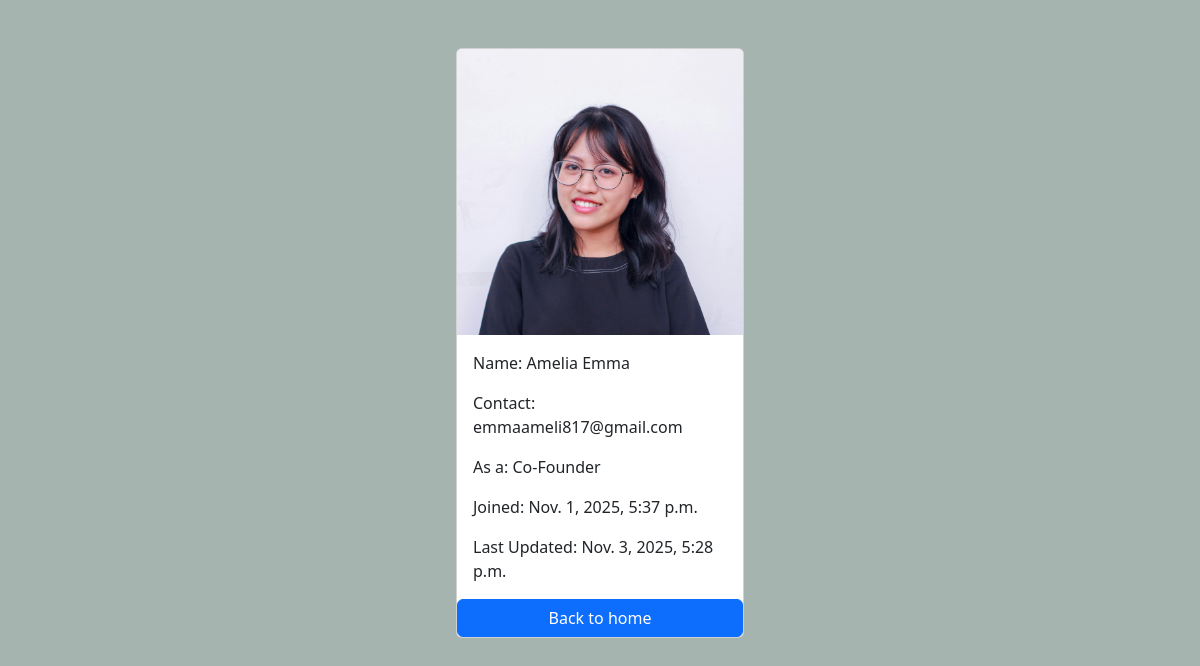
Page /employees/3/ on the committed database.
### employees/models.py (models this page shows, shortened)
class Employee(models.Model):
  first_name = models.CharField(max_length = 100)
  last_name = models.CharField(max_length = 100)
  email_id = models.EmailField(max_length = 100, unique=True)
  phone_number = models.CharField(max_length = 15, blank = True)
  designation = models.CharField(max_length = 250, default = 'Manager')
  photo = models.ImageField(upload_to = 'images')
  created_at = models.DateTimeField(auto_now_add = True)
  updated_at = models.DateTimeField(auto_now = True)

### employees/views.py (the view)
# urls.py: path('<int:pk>/', views.employee_details, name='employee_details'),
def employee_details(request, pk):
  employees = get_object_or_404(Employee, pk=pk)
  context = {
    'employees' : employees
  }
  return render(request, 'employee_details.html', context)

### templates/employee_details.html (shortened to what this page needs)
{% load static %}
<!DOCTYPE html>
<html>
  <head>
    <link href="https://cdn.jsdelivr.net/npm/bootstrap@5.3.8/dist/css/bootstrap.min.css" rel="stylesheet">
    <link rel="stylesheet" href="{% static 'css/style.css'%}">
  </head>
  <body>
    <div class="container  pt-5" >
      <div class="card mx-auto" style="width: 18rem;">
        <img class="card-img-top" src="{{ employees.photo.url }}" alt="Employee photo">
        <div class="card-body">
        <p class="card-text">Name: {{ employees.first_name }} {{ employees.last_name }}</p>
        <p class="card-text">Contact: {{ employees.email_id }}</p>
        <p class="card-text">As a: {{ employees.designation }}</p>
        <p class="card-text">Joined: {{ employees.created_at }}</p>
        <p class="card-text">Last Updated: {{ employees.updated_at }}</p>
      </div>
      <a href="{% url "home" %}" class="btn btn-primary">Back to home</a>
    </div>
  </body>
</html>

### rows in the picture
Employee: photo (picture), first_name "Amelia", last_name "Emma", email_id "emmaameli817@gmail.com", designation "Co-Founder", created_at "Nov. 1, 2025, 5:37 p.m.", updated_at "Nov. 3, 2025, 5:28 p.m."
